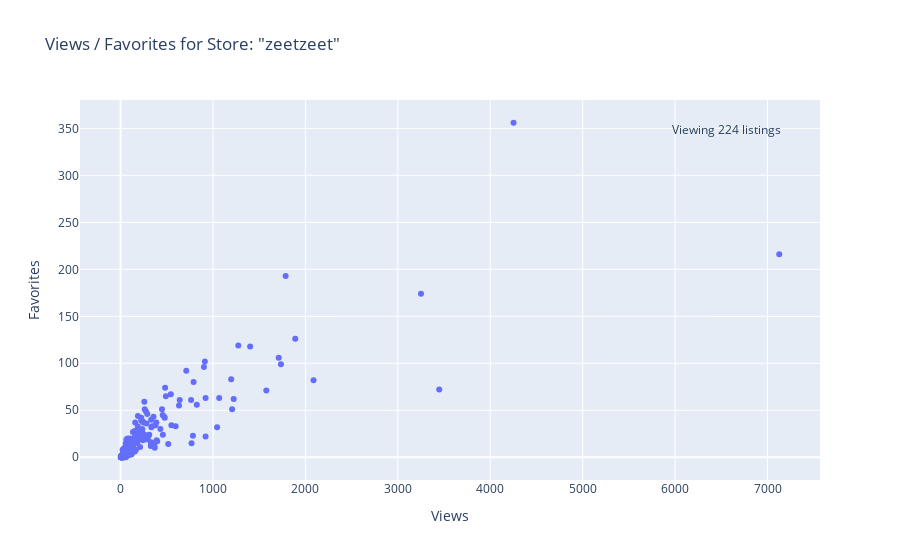

The notebook cell this image was saved under:
### Code cell
viz_favorites(ZZ, store='zeetzeet').show()

### Figure 1 — Plotly figure (JSON) as saved in the notebook; plotly's stock layout.template omitted (floating-point values rounded to 4 significant figures; data arrays with more than 128 entries replaced by an {"elided": "..."} marker saying what was removed)
{"data": [{"mode": "markers", "text": {"elided": "224 str values"}, "type": "scatter", "x": {"elided": "224 int values"}, "y": {"elided": "224 int values"}}], "layout": {"annotations": [{"showarrow": false, "text": "Viewing 224 listings", "x": 0.95, "xref": "paper", "y": 0.95, "yref": "paper"}], "title": {"text": "Views / Favorites for Store: \"zeetzeet\""}, "xaxis": {"title": {"text": "Views"}}, "yaxis": {"title": {"text": "Favorites"}}}}
